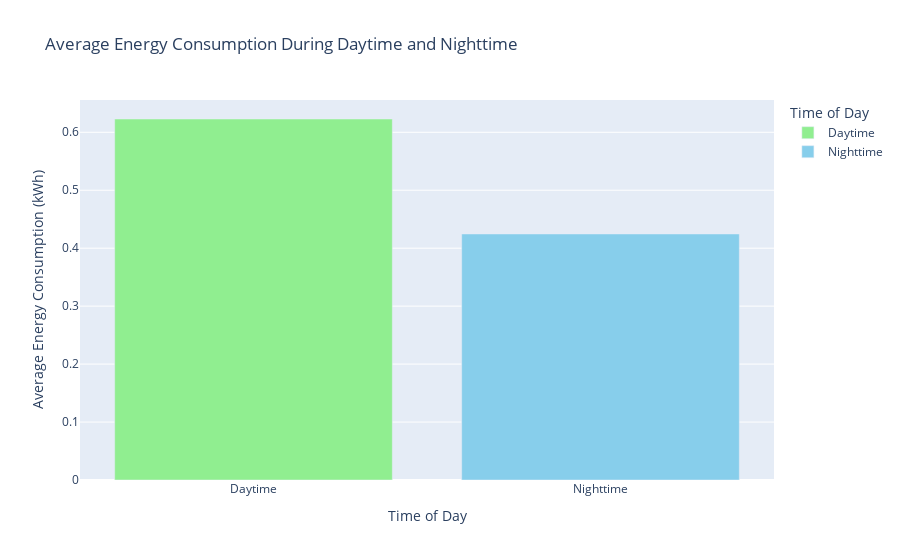

Notebook code for this chart:
### Code cell
import pandas as pd
import plotly.express as px

# Assuming the data is stored in a DataFrame named 'df'
# Convert 'datetime' column to pandas datetime format
df['datetime'] = pd.to_datetime(df['datetime'])

# Filter data for daytime (6:00 to 20:00) and nighttime (20:00 to 6:00)
daytime_data = df[(df['datetime'].dt.hour >= 6) & (df['datetime'].dt.hour < 20)]
nighttime_data = df[(df['datetime'].dt.hour >= 20) | (df['datetime'].dt.hour < 6)]

# Calculate average energy consumption for daytime and nighttime
avg_daytime_consumption = daytime_data['Consumption (kWh)'].mean()
avg_nighttime_consumption = nighttime_data['Consumption (kWh)'].mean()

# Create a DataFrame for plotting
data = {'Time of Day': ['Daytime', 'Nighttime'],
        'Average Energy Consumption (kWh)': [avg_daytime_consumption, avg_nighttime_consumption]}

# Create a bar plot using Plotly
fig = px.bar(data, x='Time of Day', y='Average Energy Consumption (kWh)',
             title='Average Energy Consumption During Daytime and Nighttime',
             color='Time of Day', color_discrete_map={'Daytime': 'lightgreen', 'Nighttime': 'skyblue'})

# Show the plot
fig.show()

### Figure 1 — Plotly figure (JSON) as saved in the notebook; plotly's stock layout.template omitted (floating-point values rounded to 4 significant figures)
{"data": [{"alignmentgroup": "True", "hovertemplate": "Time of Day=%{x}<br>Average Energy Consumption (kWh)=%{y}<extra></extra>", "legendgroup": "Daytime", "marker": {"color": "lightgreen", "pattern": {"shape": ""}}, "name": "Daytime", "offsetgroup": "Daytime", "orientation": "v", "showlegend": true, "textposition": "auto", "type": "bar", "x": ["Daytime"], "xaxis": "x", "y": [0.6229], "yaxis": "y"}, {"alignmentgroup": "True", "hovertemplate": "Time of Day=%{x}<br>Average Energy Consumption (kWh)=%{y}<extra></extra>", "legendgroup": "Nighttime", "marker": {"color": "skyblue", "pattern": {"shape": ""}}, "name": "Nighttime", "offsetgroup": "Nighttime", "orientation": "v", "showlegend": true, "textposition": "auto", "type": "bar", "x": ["Nighttime"], "xaxis": "x", "y": [0.4245], "yaxis": "y"}], "layout": {"barmode": "relative", "legend": {"title": {"text": "Time of Day"}, "tracegroupgap": 0}, "title": {"text": "Average Energy Consumption During Daytime and Nighttime"}, "xaxis": {"anchor": "y", "categoryarray": ["Daytime", "Nighttime"], "categoryorder": "array", "domain": [0, 1], "title": {"text": "Time of Day"}}, "yaxis": {"anchor": "x", "domain": [0, 1], "title": {"text": "Average Energy Consumption (kWh)"}}}}
